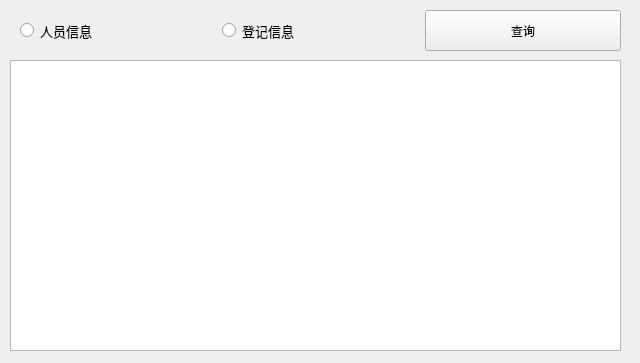
<?xml version="1.0" encoding="UTF-8"?>
<ui version="4.0">
 <class>SelectWin</class>
 <widget class="QWidget" name="SelectWin">
  <property name="geometry">
   <rect>
    <x>0</x>
    <y>0</y>
    <width>640</width>
    <height>363</height>
   </rect>
  </property>
  <property name="windowTitle">
   <string>Form</string>
  </property>
  <widget class="QTableView" name="tableView">
   <property name="geometry">
    <rect>
     <x>10</x>
     <y>60</y>
     <width>611</width>
     <height>291</height>
    </rect>
   </property>
  </widget>
  <widget class="QWidget" name="layoutWidget">
   <property name="geometry">
    <rect>
     <x>20</x>
     <y>10</y>
     <width>601</width>
     <height>41</height>
    </rect>
   </property>
   <layout class="QHBoxLayout" name="horizontalLayout">
    <item>
     <widget class="QRadioButton" name="personnelRB">
      <property name="sizePolicy">
       <sizepolicy hsizetype="Minimum" vsizetype="Expanding">
        <horstretch>0</horstretch>
        <verstretch>0</verstretch>
       </sizepolicy>
      </property>
      <property name="font">
       <font>
        <pointsize>10</pointsize>
       </font>
      </property>
      <property name="text">
       <string>人员信息</string>
      </property>
     </widget>
    </item>
    <item>
     <widget class="QRadioButton" name="registerRB">
      <property name="sizePolicy">
       <sizepolicy hsizetype="Minimum" vsizetype="Expanding">
        <horstretch>0</horstretch>
        <verstretch>0</verstretch>
       </sizepolicy>
      </property>
      <property name="font">
       <font>
        <pointsize>10</pointsize>
       </font>
      </property>
      <property name="text">
       <string>登记信息</string>
      </property>
     </widget>
    </item>
    <item>
     <widget class="QPushButton" name="selelctPB">
      <property name="sizePolicy">
       <sizepolicy hsizetype="Minimum" vsizetype="Expanding">
        <horstretch>0</horstretch>
        <verstretch>0</verstretch>
       </sizepolicy>
      </property>
      <property name="text">
       <string>查询</string>
      </property>
     </widget>
    </item>
   </layout>
  </widget>
 </widget>
 <resources/>
 <connections/>
</ui>
